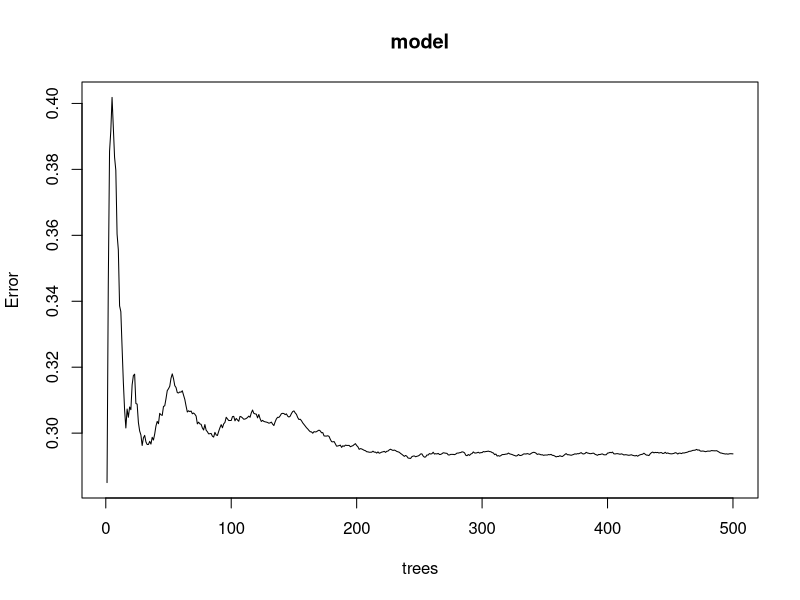
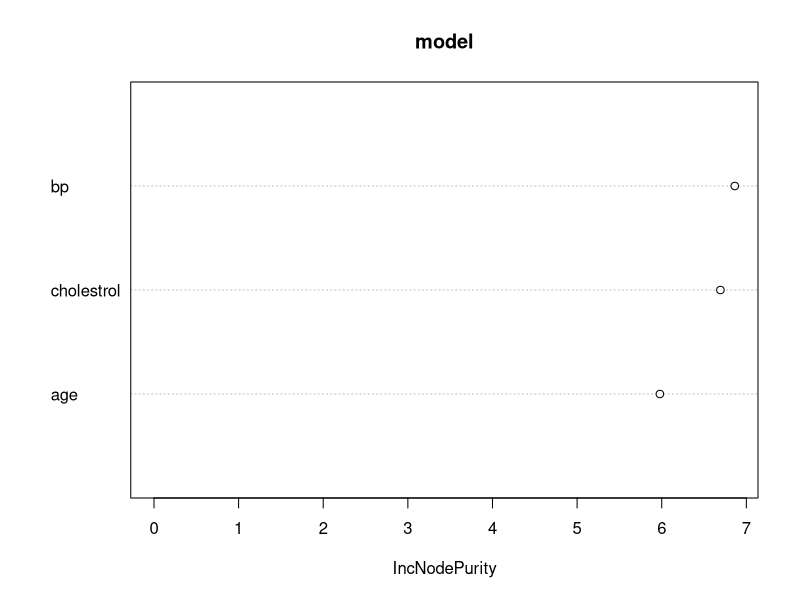

The R source for these figures, in order:
library(caTools)
library(randomForest)
##iris dataset
# split = sample.split(iris)
# train = subset(iris, split=="TRUE")
# test = subset(iris, split=="FALSE")
# model = randomForest(x=train[1:4], y=train$Species,ntree=500)
# ypred = predict(model, test[1:4])
# cm = table(test$Species, ypred)
# cm
# summary(model)
# plot(model)
# importance(model)
# varImpPlot(model)


#healtcare dataset
data = data.frame(
  id = 1:100,
  age = sample(20:70, 100, replace=TRUE),
  bp = sample(90:150, 100, replace=TRUE),
  cholestrol = sample(150:250, 100, replace=TRUE),
  disease = sample(c(1,0), 100, replace = TRUE)
)
head(data)
model = randomForest(disease ~ age + bp + cholestrol, data = data ,ntree=500)
ypred = predict(model, newdata = data)
cm = table(data$disease, ypred)
cm
summary(model)
plot(model)
importance(model)
varImpPlot(model)
